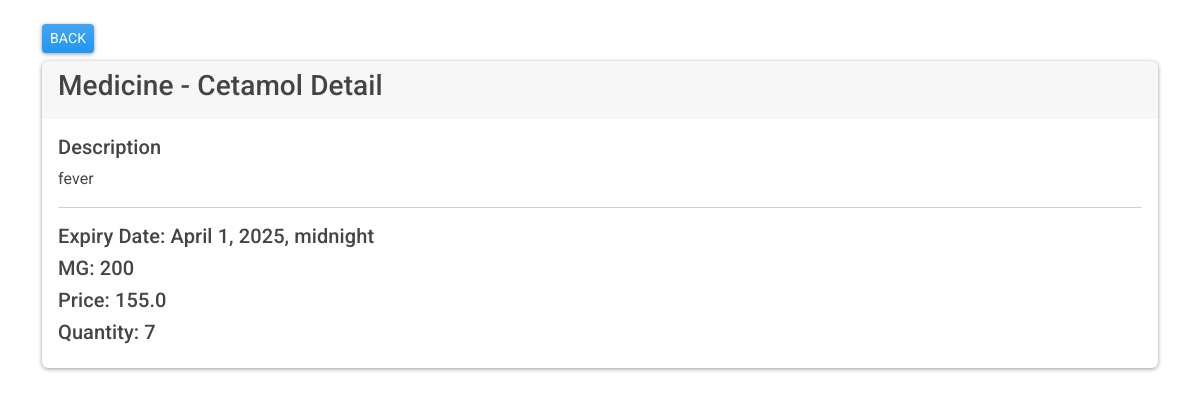
The app's page /show-medicine/1 (signed in) with its own data.
### medicines/models.py (models this page shows, shortened)
class Medicine(models.Model):
    name = models.CharField(max_length=255)
    description = models.CharField(max_length=255)
    expiry_date = models.DateTimeField()
    mg = models.IntegerField()
    price = models.FloatField()
    quantity = models.IntegerField()
    entry_date = models.DateTimeField(default=datetime.now)
    category = models.ForeignKey(Category, on_delete=models.CASCADE)
    user = models.ForeignKey(User, on_delete=models.CASCADE)
    class Meta:
        db_table = "app_medicines"

### medicines/views.py (the view)
# urls.py: path('show-medicine/<int:id>', views.medicine_show, name='show-medicine'),
@login_required(login_url='/authentication/login')
def medicine_show(request, id):
    data = Medicine.objects.get(id=id)
    context = {"data": data}
    return render(request, "medicines/show_medicine.html", context)

### templates/medicines/show_medicine.html (shortened to what this page needs)
{% extends 'layouts/base.html' %}
{% block content %}
<div class="container mt-4">
    <a href="{% url 'medicines' %}" class="btn btn-primary btn-sm mb-2">BACK</a>
    <div class="card">
        <div class="card-header">
            <h3>Medicine - {{ data.name }} Detail</h3>
        </div>
        <div class="card-body">
            <h5>Description</h5>
            {{ data.description }}
            <hr>
            <h5>Expiry Date: {{ data.expiry_date }}</h5>
            <h5>MG: {{ data.mg }}</h5>
            <h5>Price: {{ data.price }}</h5>
            <h5>Quantity: {{ data.quantity }}</h5>
        </div>
    </div>
</div>
{% endblock %}

### records on screen
Medicine: name "Cetamol", description "fever", expiry_date "April 1, 2025, midnight", mg "200", price "155.0", quantity "7"
